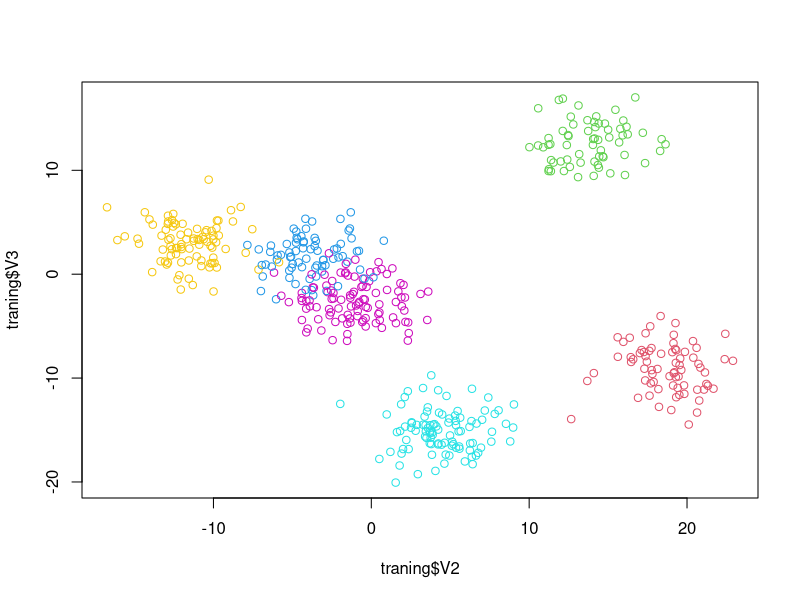

Generate this figure with R: (Note: a time limit stopped this script after it produced the figure.)
traning = read.table(file="./training.txt", sep="\t")
testing = read.table(file="./testing.txt", sep="\t")

all_k = c(100) #c(2, 5, 6, 8, 10, 12, 15, 20, 50)
nit=10
cl = length(unique(traning$V1))

traning$cluster = row(traning)[,1]
testing$cluster = row(testing)[,1]
testing$predict_class = row(testing)[,1]
err_rate = matrix(, nit, length(all_k), dimnames = list(NULL, all_k))
avg_and_sd = matrix(, length(all_k), 2, dimnames = list(all_k, c("Avg", "SD")) )
exe_time = matrix(, length(all_k), 1, dimnames = list(all_k, c("Time")) )

for (k in all_k) {
  # Declare/Initialize everything we need
  dm = matrix()
  pcv_traning = matrix(, length(unique(traning$V1)), (k+1), dimnames = list(NULL, c("C", paste("V",seq(1,k), sep = ''))))
  pvc_traning = matrix(, k, (length(unique(traning$V1))+1), dimnames = list(NULL, c("V", paste("C", seq(0,(length(unique(traning$V1))-1)), sep=''))))
  pc = matrix(, length(unique(traning$V1)), 2, dimnames = list(NULL, c("C", "PC")))
  pv = matrix(, k, 2, dimnames = list(NULL, c("V", "PV")))
  
  start.time <- Sys.time()
  for (it in 1:nit) {
    plot(traning$V2, traning$V3, col=(traning$V1 + 10))
    converge = FALSE
    x=0
    #Randomly select from the traning dataset 
    kmeans_centroid = traning[sample(1:nrow(traning), k), 2:3] 
    # Stop if it is converged or 100 runs
    while (x<100 && !converge ) {
      old_kmeans_centroid = kmeans_centroid
      for (i in 1:nrow(traning)) {
        # Calculate distance to the centroid of each cluster
        for (kk in 1:k)
          dm[kk] = sqrt( sum((traning[i, 2:3] - kmeans_centroid[kk, 1:2])^2))
        traning[i, "cluster"] = which.min(dm)
      }
      for (kk in 1:k) {
        kmeans_centroid[kk,1] = mean(traning[(traning$cluster == kk), 2])
        kmeans_centroid[kk,2] = mean(traning[(traning$cluster == kk), 3])
      }
      # Converge if the centroids are not changing anymore
      if (identical(old_kmeans_centroid, kmeans_centroid))
        converge = TRUE
      x = x+1
    }
    x
    plot(traning$V2, traning$V3, col=(traning$cluster +10))
    
    # Calculate P(V|C) and P(C)
    for (i in 0:(cl-1)) {
      pcv_traning[(i+1), 1] = i 
      for (j in 1:k) {
        # Probabibity of C, given V = 1, 2,...,k
        pcv_traning[(i+1), (j+1)] = length(which(traning[which(traning$cluster == j), 1] == i)) / length(which(traning$cluster == j))
        # Directly calculate P(C|V), just used to confirm the answer 
        pvc_traning[j, (i+2)] = length(which(traning[which(traning$V1 == i), "cluster"] == j)) / length(which(traning$V1 == i))
      }
      pc[(i+1), 1] = i 
      pc[(i+1), 2] = length(which(traning$V1 == i)) / length(traning$V1)
    }
    # Calculate P(V)
    for (i in 1:k) {
      pv[i, 1] = i 
      pv[i, 2] = length(which(traning$cluster == i)) / length(traning$cluster)
      # Directly calculate P(C|V), just used to confirm the answer 
      pvc_traning[i, 1] = i
      #for (j in 0:(cl-1)) {
      #  pvc_traning[i, (j+2)] = length(which(traning[which(traning$cluster == i), 1] == j)) / length(which(traning$cluster == i))
      #}
    }
    
    # For test set, find the closest k-mean centroid for each sample
    for (i in 1:nrow(testing)) {
      # For testing dataset, Calculate distance to the centroid of each cluster
      for (kk in 1:k)
        dm[kk] = sqrt( sum((testing[i, 2:3] - kmeans_centroid[kk, 1:2])^2))
      testing[i, "cluster"] = which.min(dm)
    }
    
    # Calculate P(C|V) = a P(V|C) P(C)
    pcv_testing = matrix(, length(unique(traning$V1)), (k+1))
    colnames(pcv_testing) = c("C", paste("V",seq(1,k), sep = ''))
    for (i in 0:(cl-1)) {
      pcv_testing[(i+1), 1] = i
      for (j in 1:k) {
        pcv_testing[(i+1), (j+1)] = (pvc_traning[j, (i+2)] * pc[(i+1), 2]) / pv[j, 2]
      }
    }
    # Predict test set
    for (i in 1:nrow(testing)) {
      testing$predict_class[i] = pcv_testing[which.max(pcv_testing[,(testing$cluster[i]+1)]), "C"]
    }
    err_rate[it, as.character(k)] = (1 - length(which(testing$predict_class == testing$V1)) / nrow(testing))
  }
  end.time <- Sys.time()
  exe_time[as.character(k), "Time"] = (end.time - start.time)
  exe_time[as.character(k), "Time"]
  avg_and_sd[as.character(k), "Avg"] = mean(err_rate[, as.character(k)])
  avg_and_sd[as.character(k), "SD"] = sd(err_rate[, as.character(k)])
}
exe_time
